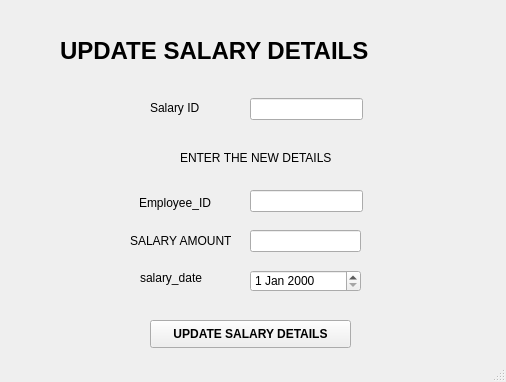
<?xml version="1.0" encoding="UTF-8"?>
<ui version="4.0">
 <class>MainWindow</class>
 <widget class="QMainWindow" name="MainWindow">
  <property name="geometry">
   <rect>
    <x>0</x>
    <y>0</y>
    <width>506</width>
    <height>382</height>
   </rect>
  </property>
  <property name="windowTitle">
   <string>MainWindow</string>
  </property>
  <widget class="QWidget" name="centralwidget">
   <widget class="QPushButton" name="pushButton">
    <property name="geometry">
     <rect>
      <x>150</x>
      <y>320</y>
      <width>201</width>
      <height>28</height>
     </rect>
    </property>
    <property name="font">
     <font>
      <weight>75</weight>
      <bold>true</bold>
     </font>
    </property>
    <property name="text">
     <string>UPDATE SALARY DETAILS</string>
    </property>
   </widget>
   <widget class="QLabel" name="label_3">
    <property name="geometry">
     <rect>
      <x>139</x>
      <y>193</y>
      <width>81</width>
      <height>20</height>
     </rect>
    </property>
    <property name="text">
     <string>Employee_ID</string>
    </property>
   </widget>
   <widget class="QLabel" name="label_8">
    <property name="geometry">
     <rect>
      <x>60</x>
      <y>30</y>
      <width>421</width>
      <height>41</height>
     </rect>
    </property>
    <property name="font">
     <font>
      <pointsize>18</pointsize>
      <weight>75</weight>
      <bold>true</bold>
     </font>
    </property>
    <property name="text">
     <string>UPDATE SALARY DETAILS</string>
    </property>
   </widget>
   <widget class="QDateEdit" name="dateEdit">
    <property name="geometry">
     <rect>
      <x>250</x>
      <y>270</y>
      <width>111</width>
      <height>22</height>
     </rect>
    </property>
   </widget>
   <widget class="QLineEdit" name="lineEdit_2">
    <property name="geometry">
     <rect>
      <x>250</x>
      <y>230</y>
      <width>111</width>
      <height>22</height>
     </rect>
    </property>
   </widget>
   <widget class="QLineEdit" name="lineEdit_3">
    <property name="geometry">
     <rect>
      <x>250</x>
      <y>190</y>
      <width>113</width>
      <height>22</height>
     </rect>
    </property>
   </widget>
   <widget class="QLabel" name="label_5">
    <property name="geometry">
     <rect>
      <x>140</x>
      <y>270</y>
      <width>71</width>
      <height>16</height>
     </rect>
    </property>
    <property name="text">
     <string>salary_date</string>
    </property>
   </widget>
   <widget class="QLabel" name="label_2">
    <property name="geometry">
     <rect>
      <x>130</x>
      <y>230</y>
      <width>101</width>
      <height>21</height>
     </rect>
    </property>
    <property name="text">
     <string>SALARY AMOUNT</string>
    </property>
   </widget>
   <widget class="QLineEdit" name="lineEdit">
    <property name="geometry">
     <rect>
      <x>250</x>
      <y>98</y>
      <width>113</width>
      <height>22</height>
     </rect>
    </property>
   </widget>
   <widget class="QLabel" name="label">
    <property name="geometry">
     <rect>
      <x>150</x>
      <y>100</y>
      <width>55</width>
      <height>16</height>
     </rect>
    </property>
    <property name="text">
     <string>Salary ID</string>
    </property>
   </widget>
   <widget class="QLabel" name="label_7">
    <property name="geometry">
     <rect>
      <x>180</x>
      <y>150</y>
      <width>151</width>
      <height>16</height>
     </rect>
    </property>
    <property name="text">
     <string>ENTER THE NEW DETAILS</string>
    </property>
   </widget>
  </widget>
  <widget class="QStatusBar" name="statusbar"/>
 </widget>
 <resources/>
 <connections/>
</ui>
